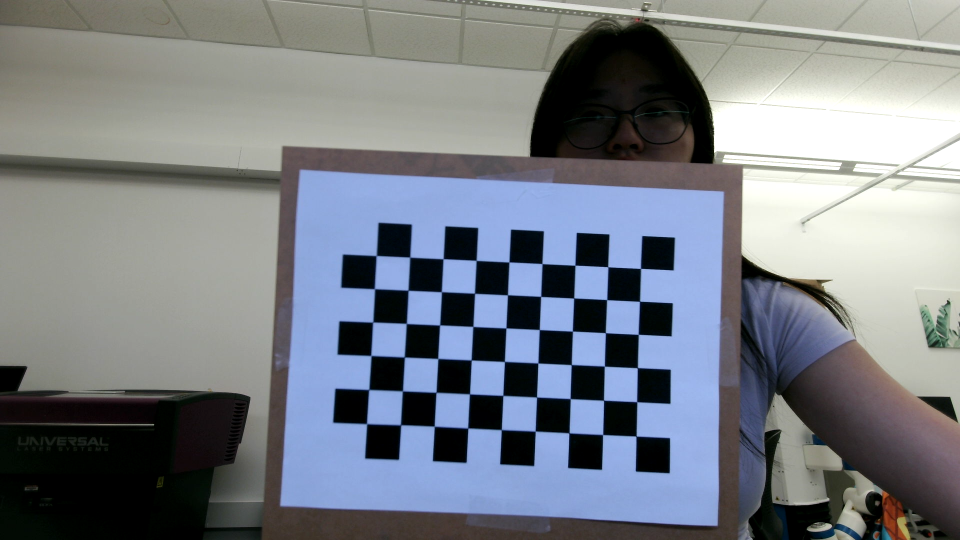
#> input picture testing/misc/camera_calibration/imgs/calib_0.png, 1920 x 1080 px, given in place of the camera (shown at 1/2 size)
$ python color_detection.py
#> lines starting #> are read from the running program, lines starting #| are printed output that depends on the picture; after the words box and inside, x2 and y2 are one past the last pixel; in counts of white or black regions, pixels touching at a corner belong together
# Reference https://www.geeksforgeeks.org/multiple-color-detection-in-real-time-using-python-opencv/

# Python code for Multiple Color Detection


import numpy as np
import cv2

# Capturing video through webcam
webcam = cv2.VideoCapture(0)

""" Loads camera matrix and distortion coefficients. """
# FILE_STORAGE_READ
cv_file = cv2.FileStorage('../camera.yml', cv2.FILE_STORAGE_READ)

# note we also have to specify the type to retrieve other wise we only get a
# FileNode object back instead of a matrix
camera_matrix = cv_file.getNode("K").mat()
dist_matrix = cv_file.getNode("D").mat()

cv_file.release()

size = (1920, 1080)

# Start a while loop
while (1):

    # Reading the video from the
    # webcam in image frames
    _, imageFrame = webcam.read()
#> imageFrame is the input picture: shape (1080, 1920, 3); mean B, G, R 133.3, 126.2, 121
    new_camera_matrix, roi = cv2.getOptimalNewCameraMatrix(camera_matrix, dist_matrix, size, 0, size)
    imageFrame = cv2.undistort(imageFrame, camera_matrix, dist_matrix, None, new_camera_matrix)

    # Convert the imageFrame in
    # BGR(RGB color space) to
    # HSV(hue-saturation-value)
    # color space
    hsvFrame = cv2.cvtColor(imageFrame, cv2.COLOR_BGR2HSV)
#> hsvFrame: shape (1080, 1920, 3); mean H, S, V 62.8, 64.2, 140

    # Set range for red color and
    # define mask
    # This color is closer to a pink of the paints but can detetct red
    red_lower = np.array([136, 87, 111], np.uint8)
    red_upper = np.array([180, 255, 255], np.uint8)
    red_mask = cv2.inRange(hsvFrame, red_lower, red_upper)
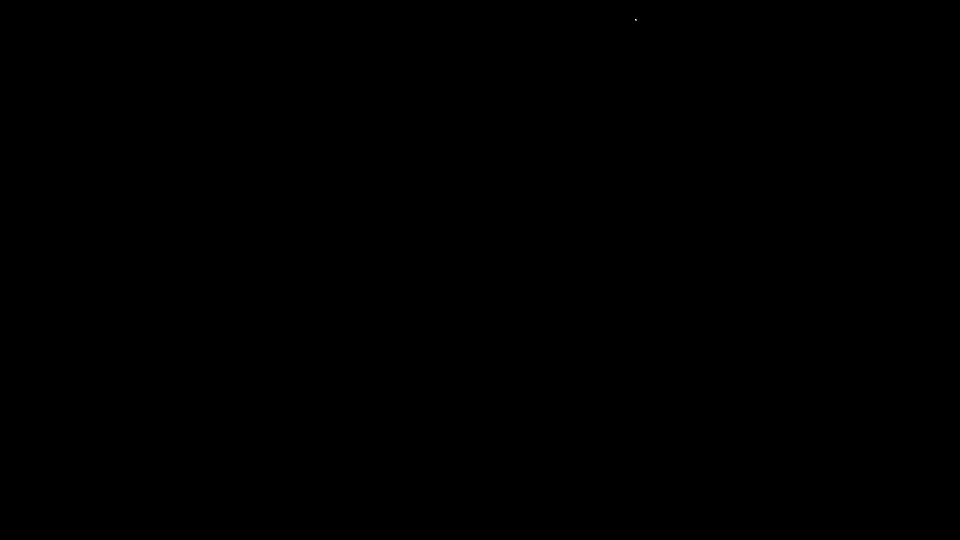
#> red_mask: shape (1080, 1920) (shown at 1/2 size); 0% white in thin lines or dots, all inside (x1, y1, x2, y2) = (1270, 38, 1273, 41)

    # Set range for green color and
    # define mask
    green_lower = np.array([35, 100, 100], np.uint8)
    green_upper = np.array([85, 255, 255], np.uint8)
    green_mask = cv2.inRange(hsvFrame, green_lower, green_upper)
#> green_mask: shape (1080, 1920); 0% white in thin lines or dots, all inside (x1, y1, x2, y2) = (1862, 680, 1878, 683)

    # Set range for blue color and
    # define mask
    blue_lower = np.array([100, 150, 0], np.uint8)
    blue_upper = np.array([140, 255, 255], np.uint8)
    blue_mask = cv2.inRange(hsvFrame, blue_lower, blue_upper)
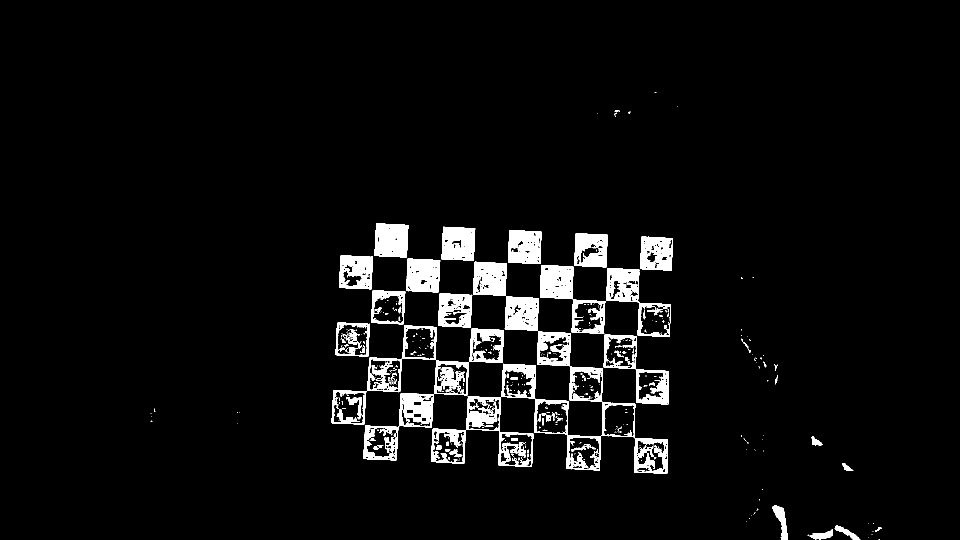
#> blue_mask: shape (1080, 1920) (shown at 1/2 size); 4.7% white; 433 white regions (350 under 20 px), largest, box (x1, y1, x2, y2) and area: (1074, 663, 1336, 948) 7759, (727, 786, 868, 921) 5611, (1003, 727, 1202, 941) 4878

    # Set range for orange color and
    # define mask
    orange_lower = np.array([10, 100, 50], np.uint8)
    orange_upper = np.array([25, 255, 255], np.uint8)
    orange_mask = cv2.inRange(hsvFrame, orange_lower, orange_upper)
#> orange_mask: shape (1080, 1920); 0.1% white; 83 white regions (71 under 20 px), largest, box (x1, y1, x2, y2) and area: (1792, 1032, 1821, 1080) 580, (1579, 561, 1645, 584) 519, (1564, 566, 1641, 609) 188

    # Set range for yellow color and
    # define mask
    yellow_lower = np.array([10, 72, 109], np.uint8)
    yellow_upper = np.array([33, 255, 255], np.uint8)
    yellow_mask = cv2.inRange(hsvFrame, yellow_lower, yellow_upper)
#> yellow_mask: shape (1080, 1920); 0.07% white; 47 white regions (42 under 20 px), largest, box (x1, y1, x2, y2) and area: (1794, 1035, 1821, 1080) 761, (1580, 559, 1646, 584) 387, (1764, 986, 1777, 1009) 109, (1629, 603, 1645, 614) 31, (1770, 1044, 1773, 1052) 21

    # Morphological Transform, Dilation
    # for each color and bitwise_and operator
    # between imageFrame and mask determines
    # to detect only that particular color
    kernel = np.ones((3, 3), "uint8")

    # For red color
    red_mask = cv2.dilate(red_mask, kernel)
#> red_mask: shape (1080, 1920); 0% white; 1 white region, box (x1, y1, x2, y2) and area: (1269, 37, 1274, 42) 22
    res_red = cv2.bitwise_and(imageFrame, imageFrame,
                              mask=red_mask)

    # For green color
    green_mask = cv2.dilate(green_mask, kernel)
#> green_mask: shape (1080, 1920); 0% white in thin lines or dots, all inside (x1, y1, x2, y2) = (1861, 679, 1879, 684)
    res_green = cv2.bitwise_and(imageFrame, imageFrame,
                                mask=green_mask)

    # For blue color
    blue_mask = cv2.dilate(blue_mask, kernel)
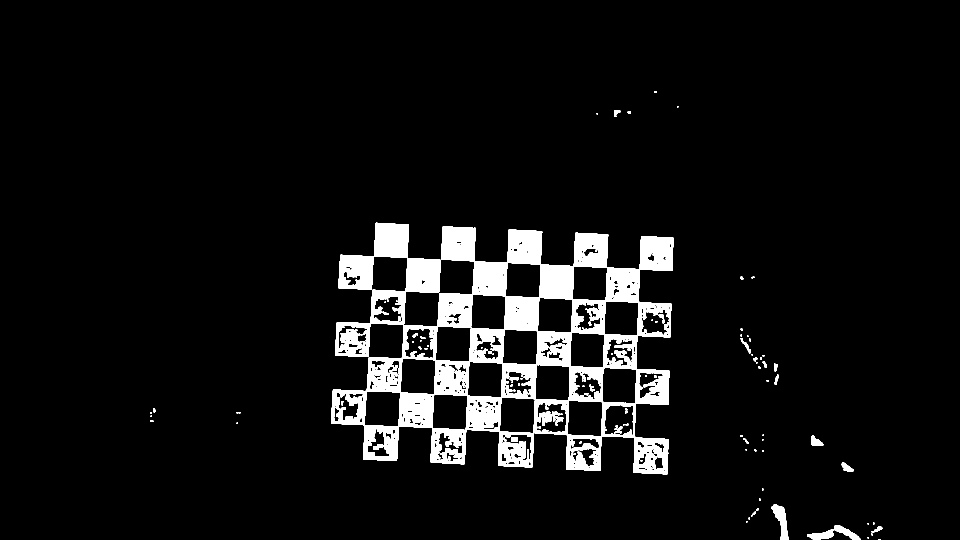
#> blue_mask: shape (1080, 1920) (shown at 1/2 size); 6.4% white; 117 white regions (62 under 20 px), largest, box (x1, y1, x2, y2) and area: (662, 445, 1347, 949) 126008, (1543, 1009, 1577, 1080) 1162, (1614, 1058, 1667, 1080) 658
    res_blue = cv2.bitwise_and(imageFrame, imageFrame,
                               mask=blue_mask)
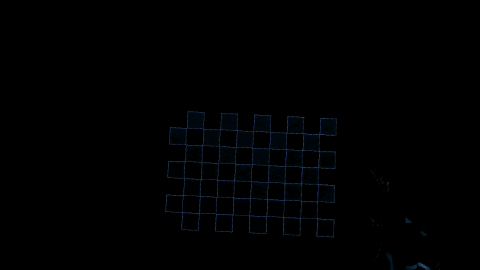
#> res_blue: shape (1080, 1920, 3) (shown at 1/4 size); mean B, G, R 1.6, 0.9, 0.4

    # For orange color
    orange_mask = cv2.dilate(orange_mask, kernel)
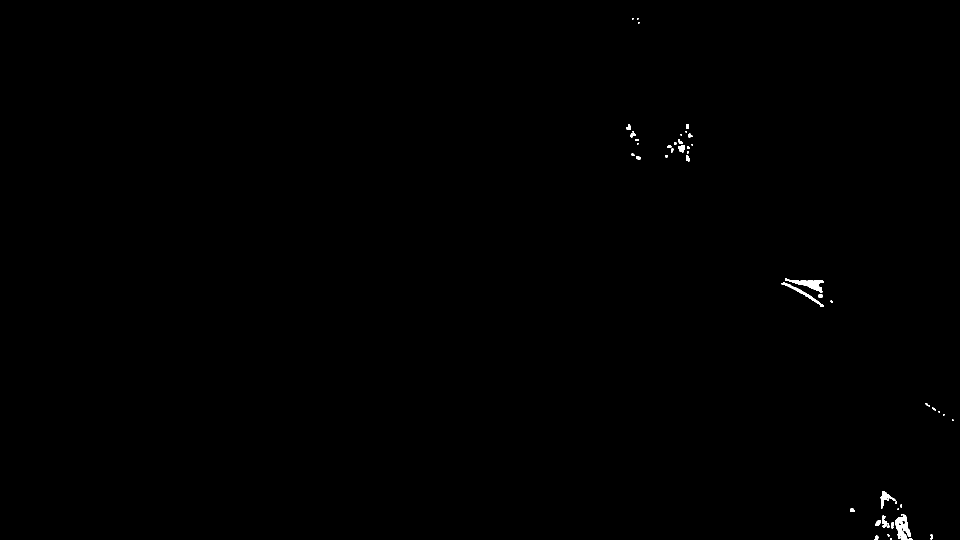
#> orange_mask: shape (1080, 1920) (shown at 1/2 size); 0.2% white; 52 white regions (23 under 20 px), largest, box (x1, y1, x2, y2) and area: (1791, 1029, 1822, 1080) 927, (1570, 557, 1648, 585) 808, (1563, 565, 1648, 614) 472
    res_orange = cv2.bitwise_and(imageFrame, imageFrame,
                               mask=orange_mask)

    # For yellow color
    yellow_mask = cv2.dilate(yellow_mask, kernel)
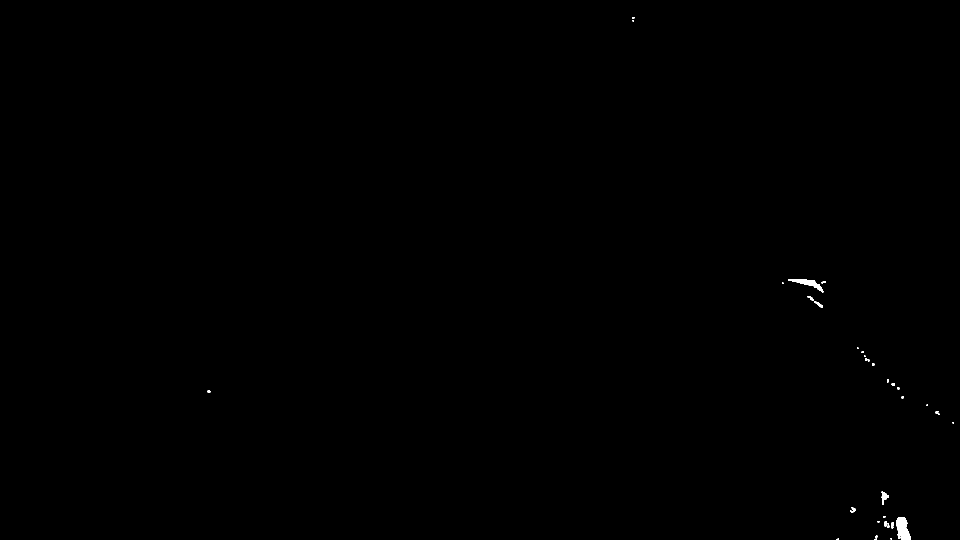
#> yellow_mask: shape (1080, 1920) (shown at 1/2 size); 0.12% white; 33 white regions (18 under 20 px)
    res_yellow = cv2.bitwise_and(imageFrame, imageFrame,
                               mask=yellow_mask)

    min_area = 500
    max_area = 800

    # Creating contour to track red color
    contours, hierarchy = cv2.findContours(red_mask,
                                           cv2.RETR_TREE,
                                           cv2.CHAIN_APPROX_SIMPLE)
#> contours = 1 item

    for pic, contour in enumerate(contours):
        area = cv2.contourArea(contour)
        # print(area)
        if (area > min_area and area < max_area):
            (x,y), radius = cv2.minEnclosingCircle(contour)
            center = (int(x), int(y))
            radius = int(radius)
            cv2.circle(imageFrame, center, radius, (0, 0, 255), 2)
#> this loop made 1 pass
#> (pic, area) on pass 1: (0, 14.5)

        # Creating contour to track green color
    contours, hierarchy = cv2.findContours(green_mask,
                                           cv2.RETR_TREE,
                                           cv2.CHAIN_APPROX_SIMPLE)
#> contours = 2 contours, all with area under 20

    for pic, contour in enumerate(contours):
        area = cv2.contourArea(contour)
        if (area > min_area and area < max_area):
            (x, y), radius = cv2.minEnclosingCircle(contour)
            center = (int(x), int(y))
            radius = int(radius)
            cv2.circle(imageFrame, center, radius, (0, 255, 0), 2)
#> this loop made 2 passes
#> (pic, contour, area) on passes 1 to 2: (0, [[1861, 681], [1861, 683], [1863, 683], [1863, 681]], 4), (1, [[1875, 679], [1875, 681], [1878, 681], [1878, 679]], 6)

        # Creating contour to track blue color
    contours, hierarchy = cv2.findContours(blue_mask,
                                           cv2.RETR_TREE,
                                           cv2.CHAIN_APPROX_SIMPLE)
#> contours = 497 contours, 312 with area under 20; largest, box (x1, y1, x2, y2) and area: (662, 445, 1347, 949) 243692, (729, 782, 802, 854) 4650, (999, 794, 1071, 867) 4642, (1135, 801, 1205, 873) 4636, (864, 788, 936, 861) 4604
    for pic, contour in enumerate(contours):
        area = cv2.contourArea(contour)
        if (area > min_area and area < max_area):
            (x, y), radius = cv2.minEnclosingCircle(contour)
            center = (int(x), int(y))
            radius = int(radius)
            cv2.circle(imageFrame, center, radius, (255, 0, 0), 2)
#> this loop made 497 passes
#> (area, x, y, radius, center) on passes 294, 334: (518.5, 788.2, 746.7, 26, (788, 746)), (554, 1105.5, 694.5, 31, (1105, 694))
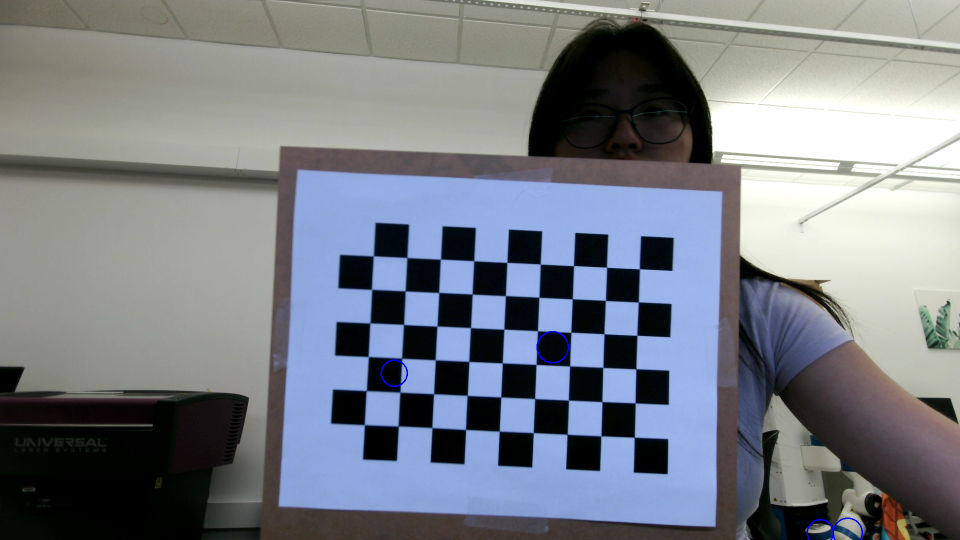
#> imageFrame: shape (1080, 1920, 3) (shown at 1/2 size); mean B, G, R 133.8, 126.4, 121.2

    contours, hierarchy = cv2.findContours(orange_mask,
                                           cv2.RETR_TREE,
                                           cv2.CHAIN_APPROX_SIMPLE)
#> contours = 55 contours, 32 with area under 20; largest, box (x1, y1, x2, y2) and area: (1791, 1029, 1822, 1080) 884, (1570, 557, 1648, 585) 708, (1563, 565, 1648, 614) 379, (1761, 982, 1791, 1017) 282, (1356, 290, 1370, 305) 122
    for pic, contour in enumerate(contours):
        area = cv2.contourArea(contour)
        if (area > min_area and area < max_area):
            (x, y), radius = cv2.minEnclosingCircle(contour)
            center = (int(x), int(y))
            radius = int(radius)
            cv2.circle(imageFrame, center, radius, (0, 128, 255), 2)
#> this loop made 55 passes
#> (area, x, y, radius, center) on pass 31: (708, 1608, 567.9, 39, (1607, 567))
#> imageFrame: shape (1080, 1920, 3); 0.04% of pixels changed, all inside (x1, y1, x2, y2) = (1567, 527, 1648, 608)

    contours, hierarchy = cv2.findContours(yellow_mask,
                                           cv2.RETR_TREE,
                                           cv2.CHAIN_APPROX_SIMPLE)
#> contours = 33 contours, 24 with area under 20; largest, box (x1, y1, x2, y2) and area: (1793, 1034, 1822, 1080) 860, (1576, 558, 1647, 585) 514, (1763, 983, 1778, 1010) 164, (1615, 592, 1646, 615) 115, (1700, 1014, 1711, 1025) 50
    for pic, contour in enumerate(contours):
        area = cv2.contourArea(contour)
        if (area > min_area and area < max_area):
            (x, y), radius = cv2.minEnclosingCircle(contour)
            center = (int(x), int(y))
            radius = int(radius)
            cv2.circle(imageFrame, center, radius, (0, 255, 255), 2)
#> this loop made 33 passes
#> (area, x, y, radius) on pass 31: (514.5, 1611, 571, 37)
#> imageFrame: shape (1080, 1920, 3); mean B, G, R 133.7, 126.4, 121.3


        # [6 lines of commented-out code are left out]

    cv2.imshow("Multiple Color Detection in Real-TIme", imageFrame)
    if cv2.waitKey(50) & 0xFF == ord('q'):
#> (key q is pressed here)
#> (the run stopped early here; a loop or call above may not have finished)

$ run again, on testing/misc/camera_calibration/imgs/calib_1.png
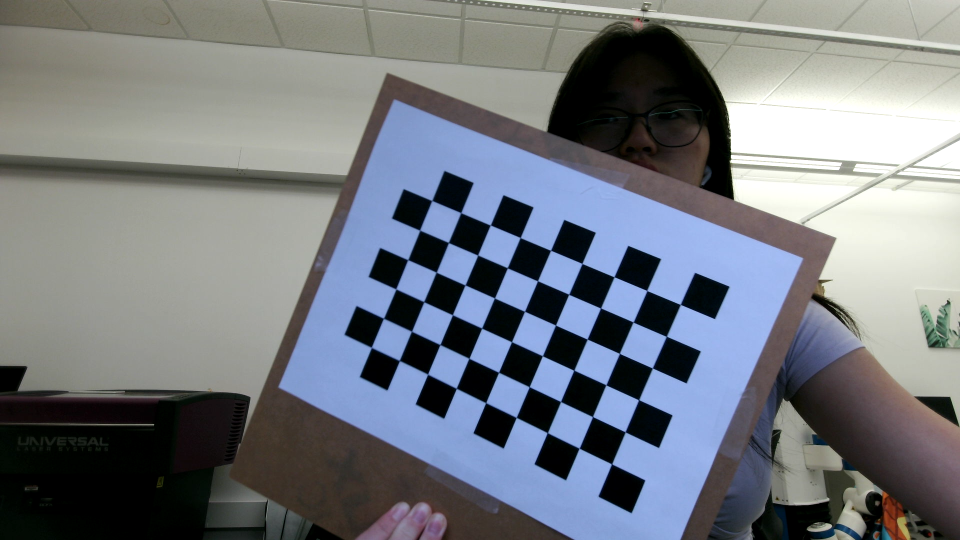
#> input picture testing/misc/camera_calibration/imgs/calib_1.png, 1920 x 1080 px, given in place of the camera (shown at 1/2 size)
#> imageFrame is the input picture: shape (1080, 1920, 3); mean B, G, R 128.8, 122.2, 117.6
#> hsvFrame: shape (1080, 1920, 3); mean H, S, V 61.1, 65.9, 136
#> `blue_mask = cv2.inRange(hsvFrame, blue_lower, blue_upper)`:
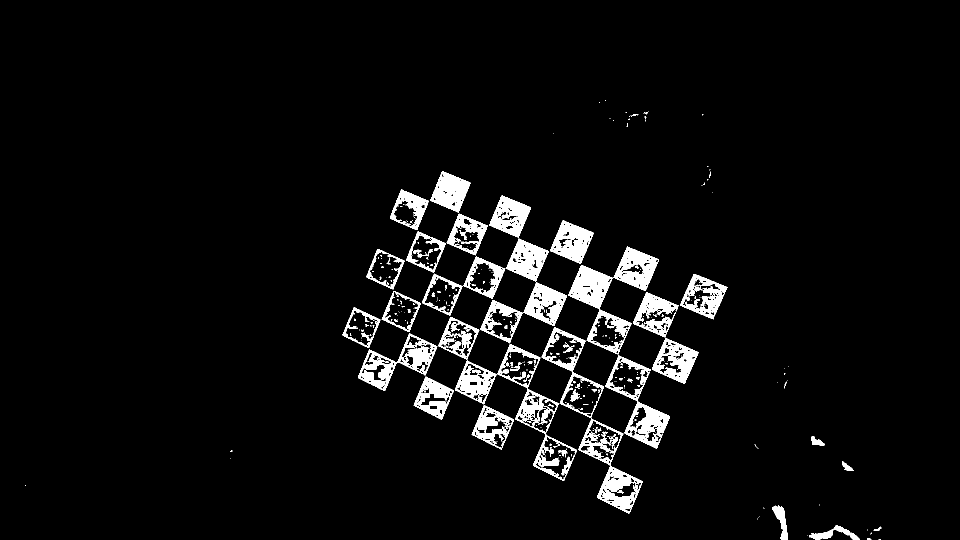
#> blue_mask: shape (1080, 1920) (shown at 1/2 size); 4.7% white; 397 white regions (322 under 20 px), largest, box (x1, y1, x2, y2) and area: (1083, 654, 1285, 1027) 8727, (1137, 530, 1263, 709) 6427, (995, 688, 1154, 962) 5849
#> `contours, hierarchy = cv2.findContours(red_mask, cv2.RETR_TREE, cv2.CH..`: contours = 7 contours, 2 with area under 20; largest, box (x1, y1, x2, y2) and area: (832, 1050, 846, 1064) 102, (870, 1055, 877, 1062) 30, (838, 1038, 844, 1047) 30, (1268, 37, 1274, 44) 28, (769, 1030, 777, 1034) 20
#> the loop `for pic, contour in enumerate(contours):` made 7 passes
#> area on passes 1, 2, 3, 4, 7: 30, 102, 29.5, 20.5, 27.5
#> `contours, hierarchy = cv2.findContours(green_mask, cv2.RETR_TREE, cv2...`: contours = 3 contours, all with area under 20
#> the loop `for pic, contour in enumerate(contours):` made 3 passes
#> (contour, area) on passes 1, 3: ([[1875, 679], [1875, 681], [1878, 681], [1878, 679]], 6), ([[1866, 659], [1866, 662], [1868, 662], [1868, 659]], 6)
#> `contours, hierarchy = cv2.findContours(blue_mask, cv2.RETR_TREE, cv2.C..`: contours = 581 contours, 410 with area under 20; largest, box (x1, y1, x2, y2) and area: (684, 341, 1456, 1028) 206012, (1146, 681, 1274, 867) 9654, (1072, 502, 1199, 681) 9222, (1056, 715, 1145, 806) 4616, (1020, 626, 1109, 715) 4523
#> the loop `for pic, contour in enumerate(contours):` made 581 passes
#> (area, x, y, radius, center) on passes 65, 146, 425, 544: (577.5, 1245.5, 975.5, 25, (1245, 975)), (551, 1210.5, 864, 32, (1210, 864)), (540, 1317.7, 631.1, 33, (1317, 631)), (591, 933.8, 474.3, 24, (933, 474))
#> `contours, hierarchy = cv2.findContours(orange_mask, cv2.RETR_TREE, cv2..`: contours = 131 contours, 79 with area under 20; largest, box (x1, y1, x2, y2) and area: (1791, 1031, 1825, 1080) 980, (1383, 268, 1416, 344) 790, (475, 935, 510, 981) 556, (1762, 983, 1781, 1017) 246, (1797, 1040, 1817, 1074) 206
#> the loop `for pic, contour in enumerate(contours):` made 131 passes
#> (area, x, y, radius, center) on passes 80, 125: (556.5, 493.8, 958.3, 25, (493, 958)), (790.5, 1404, 305.5, 37, (1404, 305))
#> after the loop `for pic, contour in enumerate(contours):`:
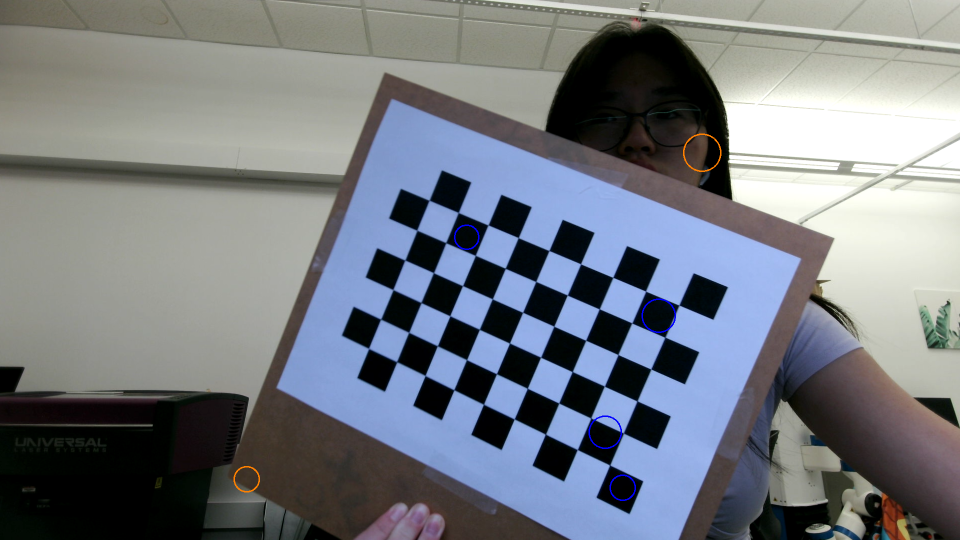
#> imageFrame: shape (1080, 1920, 3) (shown at 1/2 size); mean B, G, R 129.3, 122.5, 117.9
#> `contours, hierarchy = cv2.findContours(yellow_mask, cv2.RETR_TREE, cv2..`: contours = 38 contours, 21 with area under 20; largest, box (x1, y1, x2, y2) and area: (1793, 1034, 1822, 1080) 824, (1620, 566, 1646, 594) 404, (1761, 986, 1777, 1007) 150, (1700, 1014, 1711, 1026) 80, (1789, 770, 1799, 789) 80
#> the loop `for pic, contour in enumerate(contours):` made 38 passes
#> area on passes 1, 4, 5, 7, 8, 12, 20, 21: 26.5, 26, 45.5, 823.5, 79.5, 150, 27, 60
